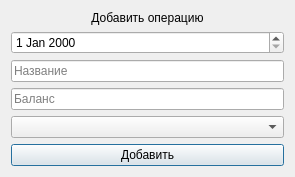
<?xml version="1.0" encoding="UTF-8"?>
<ui version="4.0">
 <class>dialog</class>
 <widget class="QDialog" name="dialog">
  <property name="geometry">
   <rect>
    <x>0</x>
    <y>0</y>
    <width>295</width>
    <height>174</height>
   </rect>
  </property>
  <property name="windowTitle">
   <string>Dialog</string>
  </property>
  <layout class="QVBoxLayout" name="verticalLayout">
   <item>
    <widget class="QLabel" name="label">
     <property name="maximumSize">
      <size>
       <width>16777215</width>
       <height>50</height>
      </size>
     </property>
     <property name="text">
      <string>Добавить операцию</string>
     </property>
     <property name="alignment">
      <set>Qt::AlignmentFlag::AlignCenter</set>
     </property>
    </widget>
   </item>
   <item>
    <widget class="QDateEdit" name="dateEdit"/>
   </item>
   <item>
    <widget class="QLineEdit" name="lineEdit">
     <property name="placeholderText">
      <string>Название</string>
     </property>
    </widget>
   </item>
   <item>
    <widget class="QLineEdit" name="lineEdit_2">
     <property name="text">
      <string/>
     </property>
     <property name="placeholderText">
      <string>Баланс</string>
     </property>
    </widget>
   </item>
   <item>
    <widget class="QComboBox" name="comboBox">
     <property name="placeholderText">
      <string>Тип операции</string>
     </property>
    </widget>
   </item>
   <item>
    <widget class="QPushButton" name="pushButton">
     <property name="text">
      <string>Добавить</string>
     </property>
    </widget>
   </item>
  </layout>
 </widget>
 <resources/>
 <connections/>
</ui>
